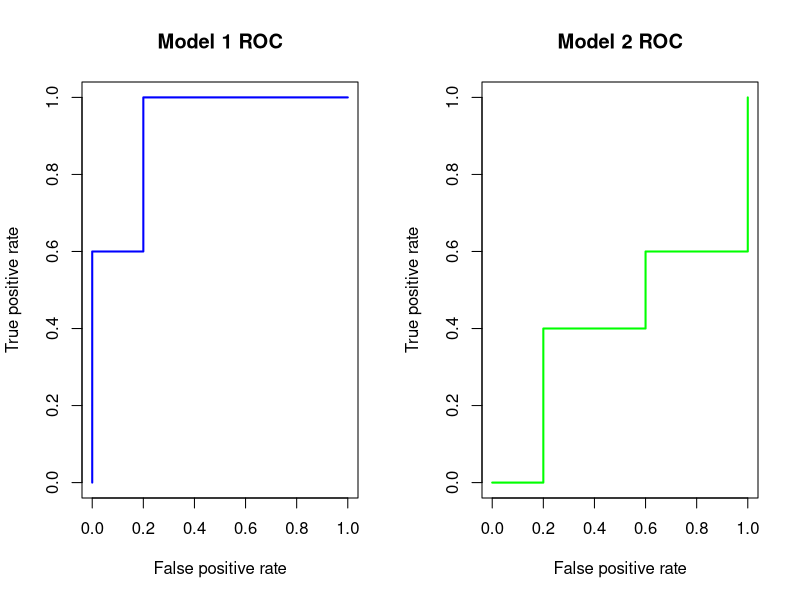

Write R code to recreate this figure.
#load in our dataset and adjust corrupted column headers 
library(ROCR)
setwd("C:/Users/Filipp/Documents/usd_data_sci/502_data mining/module3")
df = read.csv("question_16_data.csv")
names(df)[1] = "models"
#calculate ROC curves for each model 
df.1 <- subset(df,df$models=="m1")
pred <- prediction(df.1$predictions,df.1$labels)
perf.1 <- performance(pred,"tpr","fpr")
#..
df.2 <- subset(df,df$model=="m2")
pred <- prediction(df.2$predictions,df.2$labels)
perf.2 <- performance(pred,"tpr","fpr")
#co-plot in the same frame.
par(mfrow=c(1,2))
plot(perf.1,main="Model 1 ROC",col="blue",lwd=2)
plot(perf.2,main="Model 2 ROC",col="green",lwd=2)
